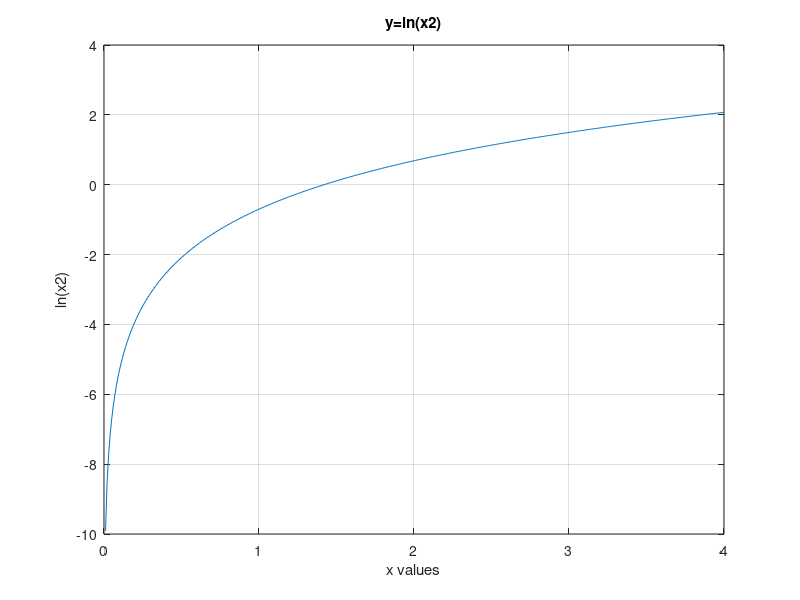

This chart was generated by the following MATLAB code:
clear;
clc;
x=0:0.01:4;
f = log(x.^2) - .7;
plot(x,f)
xlabel('x values')
ylabel('ln(x2)')
title('y=ln(x2)')
grid